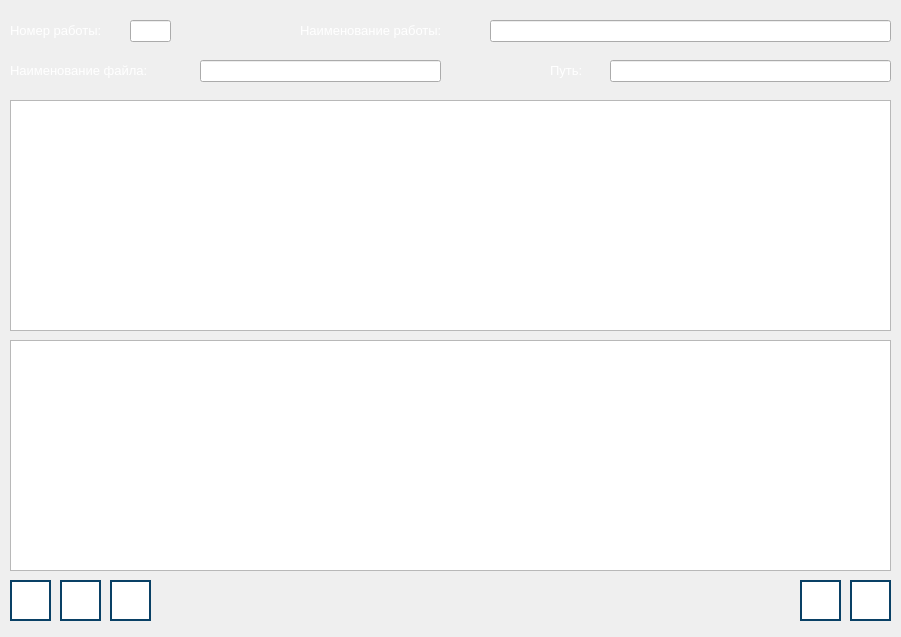
<?xml version="1.0" encoding="UTF-8"?>
<ui version="4.0">
 <class>CreatePracticWindow</class>
 <widget class="QDialog" name="CreatePracticWindow">
  <property name="geometry">
   <rect>
    <x>0</x>
    <y>0</y>
    <width>901</width>
    <height>637</height>
   </rect>
  </property>
  <property name="windowTitle">
   <string>Создание новой лабораторной работы - RayTracing</string>
  </property>
  <widget class="QLabel" name="label_number">
   <property name="geometry">
    <rect>
     <x>10</x>
     <y>20</y>
     <width>121</width>
     <height>21</height>
    </rect>
   </property>
   <property name="text">
    <string>&lt;html&gt;&lt;head/&gt;&lt;body&gt;&lt;p&gt;&lt;span style=&quot; font-size:10pt; color:#ffffff;&quot;&gt;Номер работы:&lt;/span&gt;&lt;/p&gt;&lt;/body&gt;&lt;/html&gt;</string>
   </property>
  </widget>
  <widget class="QLineEdit" name="text_number">
   <property name="geometry">
    <rect>
     <x>130</x>
     <y>20</y>
     <width>41</width>
     <height>22</height>
    </rect>
   </property>
  </widget>
  <widget class="QLabel" name="label_name_work">
   <property name="geometry">
    <rect>
     <x>300</x>
     <y>20</y>
     <width>191</width>
     <height>21</height>
    </rect>
   </property>
   <property name="text">
    <string>&lt;html&gt;&lt;head/&gt;&lt;body&gt;&lt;p&gt;&lt;span style=&quot; font-size:10pt; color:#ffffff;&quot;&gt;Наименование работы:&lt;/span&gt;&lt;/p&gt;&lt;/body&gt;&lt;/html&gt;</string>
   </property>
  </widget>
  <widget class="QLineEdit" name="text_name_work">
   <property name="geometry">
    <rect>
     <x>490</x>
     <y>20</y>
     <width>401</width>
     <height>22</height>
    </rect>
   </property>
  </widget>
  <widget class="QLabel" name="label_name_file">
   <property name="geometry">
    <rect>
     <x>10</x>
     <y>60</y>
     <width>191</width>
     <height>21</height>
    </rect>
   </property>
   <property name="text">
    <string>&lt;html&gt;&lt;head/&gt;&lt;body&gt;&lt;p&gt;&lt;span style=&quot; font-size:10pt; color:#ffffff;&quot;&gt;Наименование файла:&lt;/span&gt;&lt;/p&gt;&lt;/body&gt;&lt;/html&gt;</string>
   </property>
  </widget>
  <widget class="QLineEdit" name="text_name_file">
   <property name="geometry">
    <rect>
     <x>200</x>
     <y>60</y>
     <width>241</width>
     <height>22</height>
    </rect>
   </property>
  </widget>
  <widget class="QTextEdit" name="text_work">
   <property name="geometry">
    <rect>
     <x>10</x>
     <y>100</y>
     <width>881</width>
     <height>231</height>
    </rect>
   </property>
  </widget>
  <widget class="QLabel" name="label_path">
   <property name="geometry">
    <rect>
     <x>550</x>
     <y>60</y>
     <width>61</width>
     <height>21</height>
    </rect>
   </property>
   <property name="text">
    <string>&lt;html&gt;&lt;head/&gt;&lt;body&gt;&lt;p&gt;&lt;span style=&quot; font-size:10pt; color:#ffffff;&quot;&gt;Путь:&lt;/span&gt;&lt;/p&gt;&lt;/body&gt;&lt;/html&gt;</string>
   </property>
  </widget>
  <widget class="QLineEdit" name="text_path">
   <property name="geometry">
    <rect>
     <x>610</x>
     <y>60</y>
     <width>281</width>
     <height>22</height>
    </rect>
   </property>
  </widget>
  <widget class="QPushButton" name="button_help">
   <property name="geometry">
    <rect>
     <x>850</x>
     <y>580</y>
     <width>41</width>
     <height>41</height>
    </rect>
   </property>
   <property name="toolTip">
    <string>Получить справку</string>
   </property>
   <property name="styleSheet">
    <string notr="true">QPushButton {
    background-color: rgb(255, 255, 255);
    border: 2px solid #094065;
}

QPushButton:pressed {
    background-color:  rgb(118, 118, 118);
}
</string>
   </property>
   <property name="text">
    <string/>
   </property>
   <property name="icon">
    <iconset>
     <normaloff>images/help-button.png</normaloff>images/help-button.png</iconset>
   </property>
   <property name="iconSize">
    <size>
     <width>32</width>
     <height>32</height>
    </size>
   </property>
  </widget>
  <widget class="QPushButton" name="button_exit">
   <property name="geometry">
    <rect>
     <x>800</x>
     <y>580</y>
     <width>41</width>
     <height>41</height>
    </rect>
   </property>
   <property name="toolTip">
    <string>Закрыть форму создания лабораторной работы</string>
   </property>
   <property name="styleSheet">
    <string notr="true">QPushButton {
    background-color: rgb(255, 255, 255);
    border: 2px solid #094065;
}

QPushButton:pressed {
    background-color:  rgb(118, 118, 118);
}
</string>
   </property>
   <property name="text">
    <string/>
   </property>
   <property name="icon">
    <iconset>
     <normaloff>images/exit-button.png</normaloff>images/exit-button.png</iconset>
   </property>
   <property name="iconSize">
    <size>
     <width>30</width>
     <height>30</height>
    </size>
   </property>
  </widget>
  <widget class="QPushButton" name="button_generation">
   <property name="geometry">
    <rect>
     <x>10</x>
     <y>580</y>
     <width>41</width>
     <height>41</height>
    </rect>
   </property>
   <property name="toolTip">
    <string>Сгенерировать атрибуты файла</string>
   </property>
   <property name="styleSheet">
    <string notr="true">QPushButton {
    background-color: rgb(255, 255, 255);
    border: 2px solid #094065;
}

QPushButton:pressed {
    background-color:  rgb(118, 118, 118);
}
</string>
   </property>
   <property name="text">
    <string/>
   </property>
   <property name="icon">
    <iconset>
     <normaloff>images/generation-attributes-button.png</normaloff>images/generation-attributes-button.png</iconset>
   </property>
   <property name="iconSize">
    <size>
     <width>30</width>
     <height>30</height>
    </size>
   </property>
  </widget>
  <widget class="QPushButton" name="button_add">
   <property name="geometry">
    <rect>
     <x>60</x>
     <y>580</y>
     <width>41</width>
     <height>41</height>
    </rect>
   </property>
   <property name="toolTip">
    <string>Добавить новую лабораторную работу</string>
   </property>
   <property name="styleSheet">
    <string notr="true">QPushButton {
    background-color: rgb(255, 255, 255);
    border: 2px solid #094065;
}

QPushButton:pressed {
    background-color:  rgb(118, 118, 118);
}
</string>
   </property>
   <property name="text">
    <string/>
   </property>
   <property name="icon">
    <iconset>
     <normaloff>images/add-file-button.png</normaloff>images/add-file-button.png</iconset>
   </property>
   <property name="iconSize">
    <size>
     <width>30</width>
     <height>30</height>
    </size>
   </property>
  </widget>
  <widget class="QPushButton" name="button_options">
   <property name="geometry">
    <rect>
     <x>110</x>
     <y>580</y>
     <width>41</width>
     <height>41</height>
    </rect>
   </property>
   <property name="toolTip">
    <string>Изменить настройки ввода</string>
   </property>
   <property name="styleSheet">
    <string notr="true">QPushButton {
    background-color: rgb(255, 255, 255);
    border: 2px solid #094065;
}

QPushButton:pressed {
    background-color:  rgb(118, 118, 118);
}
</string>
   </property>
   <property name="text">
    <string/>
   </property>
   <property name="icon">
    <iconset>
     <normaloff>images/edit-lab-button.png</normaloff>images/edit-lab-button.png</iconset>
   </property>
   <property name="iconSize">
    <size>
     <width>30</width>
     <height>30</height>
    </size>
   </property>
  </widget>
  <widget class="QTextBrowser" name="html_work">
   <property name="geometry">
    <rect>
     <x>10</x>
     <y>340</y>
     <width>881</width>
     <height>231</height>
    </rect>
   </property>
  </widget>
 </widget>
 <resources/>
 <connections/>
</ui>
